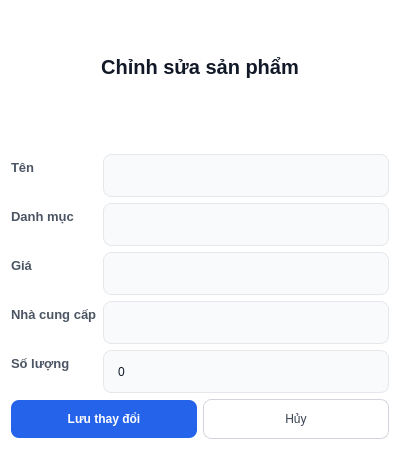
<?xml version="1.0" encoding="UTF-8"?>
<ui version="4.0">
 <class>Dialog</class>
 <widget class="QDialog" name="Dialog">
  <property name="geometry">
   <rect>
    <x>0</x>
    <y>0</y>
    <width>400</width>
    <height>450</height>
   </rect>
  </property>
  <property name="windowTitle">
   <string>Dialog</string>
  </property>
  <property name="styleSheet">
   <string notr="true">/* 1. Tổng thể Cửa sổ Dialog  */
QDialog {
    background-color: #ffffff;
    font-family: &quot;Inter&quot;, &quot;Segoe UI&quot;, sans-serif;
}

/* 2. Tiêu đề chính (Thêm sản phẩm)  */
QLabel#lblTitleChinhSuaSP {
    font-size: 20px;
    font-weight: 700;
    color: #111827;
    padding-bottom: 10px;
    margin-bottom: 15px;
}

/* 3. Nhãn thuộc tính trong Form [cite: 47, 48, 49] */
QLabel#lblTenSP, QLabel#lblDanhMuc, QLabel#lblGia, 
QLabel#lblNCC, QLabel#lblSoLuong {
    font-size: 13px;
    font-weight: 600;
    color: #4b5563;
}

/* 4. Các ô nhập liệu (Inputs, ComboBox, SpinBox) [cite: 49, 50] */
QLineEdit, QComboBox, QSpinBox {
    background-color: #f9fafb;
    border: 1px solid #e5e7eb;
    border-radius: 8px;
    padding: 8px 12px;
    color: #111827;
    min-height: 25px;
}

/* Hiệu ứng khi người dùng tương tác */
QLineEdit:focus, QComboBox:focus, QSpinBox:focus {
    border: 2px solid #2563eb;
    background-color: #ffffff;
}

/* 5. Nút bấm chức năng [cite: 50, 51] */

/* Nút LƯU (Primary Button) [cite: 51] */
QPushButton#btnLuu {
    background-color: #2563eb;
    color: #ffffff;
    font-weight: 700;
    border-radius: 8px;
    padding: 12px 24px;
    min-width: 120px;
}

QPushButton#btnLuu:hover {
    background-color: #1d4ed8;
}

/* Nút HỦY (Secondary Button) [cite: 51] */
QPushButton#btnHuy {
    background-color: #ffffff;
    color: #374151;
    border: 1px solid #d1d5db;
    border-radius: 8px;
    padding: 12px 24px;
}

QPushButton#btnHuy:hover {
    background-color: #f3f4f6;
}

/* 6. Tùy chỉnh mũi tên cho ComboBox &amp; SpinBox */
QComboBox::drop-down, QSpinBox::up-button, QSpinBox::down-button {
    border: none;
    background: transparent;
}</string>
  </property>
  <layout class="QVBoxLayout" name="verticalLayout">
   <item>
    <widget class="QLabel" name="lblTitleChinhSuaSP">
     <property name="text">
      <string>Chỉnh sửa sản phẩm</string>
     </property>
     <property name="alignment">
      <set>Qt::AlignCenter</set>
     </property>
    </widget>
   </item>
   <item>
    <layout class="QFormLayout" name="formLayout">
     <item row="0" column="0">
      <widget class="QLabel" name="lblTenSP">
       <property name="text">
        <string>Tên</string>
       </property>
      </widget>
     </item>
     <item row="1" column="0">
      <widget class="QLabel" name="lblDanhMuc">
       <property name="text">
        <string>Danh mục</string>
       </property>
      </widget>
     </item>
     <item row="2" column="0">
      <widget class="QLabel" name="lblGia">
       <property name="text">
        <string>Giá</string>
       </property>
      </widget>
     </item>
     <item row="3" column="0">
      <widget class="QLabel" name="lblNCC">
       <property name="text">
        <string>Nhà cung cấp</string>
       </property>
      </widget>
     </item>
     <item row="4" column="0">
      <widget class="QLabel" name="lblSoLuong">
       <property name="text">
        <string>Số lượng</string>
       </property>
      </widget>
     </item>
     <item row="0" column="1">
      <widget class="QLineEdit" name="txtTenSP"/>
     </item>
     <item row="2" column="1">
      <widget class="QLineEdit" name="txtGia"/>
     </item>
     <item row="1" column="1">
      <widget class="QComboBox" name="cbDanhMuc"/>
     </item>
     <item row="3" column="1">
      <widget class="QComboBox" name="cbNCC"/>
     </item>
     <item row="4" column="1">
      <widget class="QSpinBox" name="spnSoLuong"/>
     </item>
    </layout>
   </item>
   <item>
    <layout class="QHBoxLayout" name="horizontalLayout">
     <item>
      <widget class="QPushButton" name="btnLuu">
       <property name="text">
        <string>Lưu thay đổi</string>
       </property>
      </widget>
     </item>
     <item>
      <widget class="QPushButton" name="btnHuy">
       <property name="text">
        <string>Hủy</string>
       </property>
      </widget>
     </item>
    </layout>
   </item>
  </layout>
 </widget>
 <resources/>
 <connections/>
</ui>
